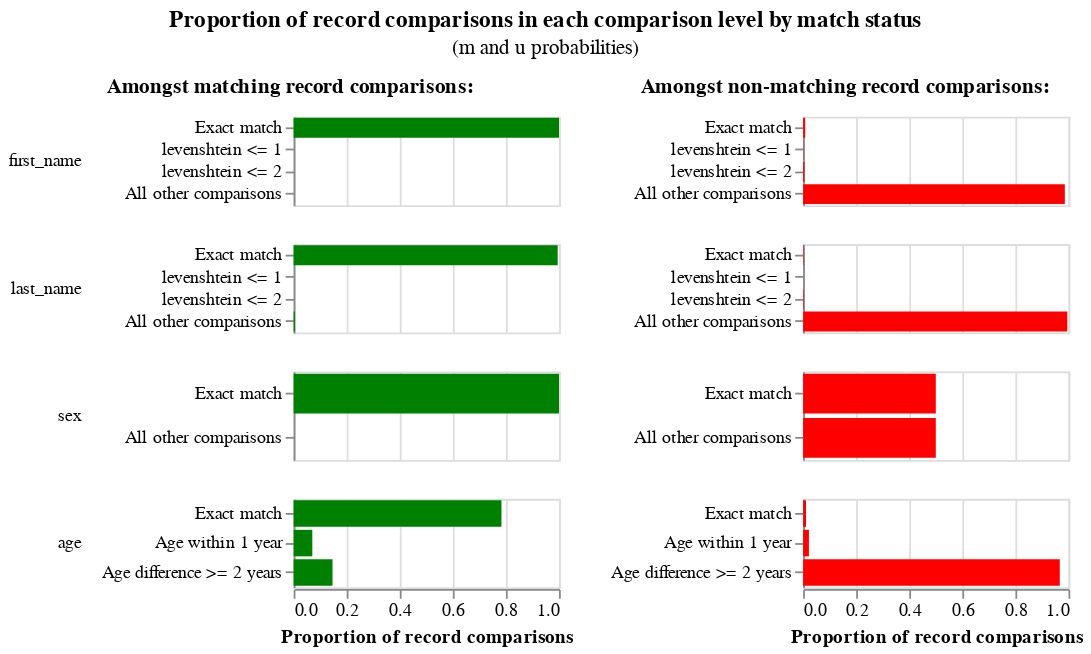

The code cell stored with this chart in its notebook:
### Code cell
rule, session = next(rule_session)
print(rule)
session.m_u_values_interactive_history_chart()
